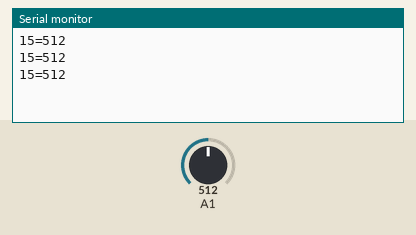
Recording of a sketch running on a simulated Arduino Uno, built with avr-gcc and run on an emulated ATmega328P. Shown: the last lines printed to the serial monitor. The inputs (shaded band) are chosen by the test bench; at power-on: A1 = 512.

Above: at 1.3 s.
1.4 s: A1 set to 716
At 1.9 s:
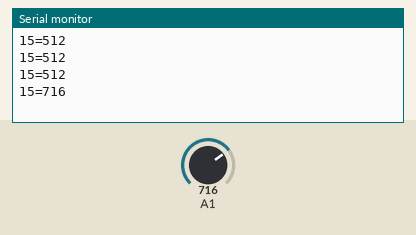
2.9 s: A1 set to 900
At 3.4 s:
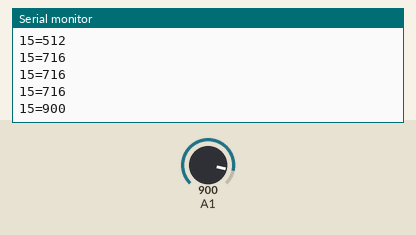
Timing chart, 0 to 5.9 s (numbered marks = the images above; inputs shaded):
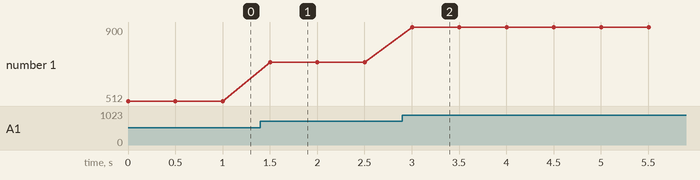

Measured:
- after the input at 1.4 s, the serial monitor: prints a new line after 0.10 s (image 1)
- after the input at 2.9 s, the serial monitor: prints a new line after 0.10 s (image 2)
- plotted number 1: 512 → 716 after the input at 1.4 s, 716 → 900 after the input at 2.9 s

The sketch:

Structs.ino
```cpp
struct Reading { int pin; int value; };
Reading take(int pin) { return Reading{pin, analogRead(pin)}; }
void report(const Reading &r);
void setup() { Serial.begin(9600); }
void loop() { report(take(A1)); delay(500); }
void report(const Reading &r) { Serial.print(r.pin); Serial.print('='); Serial.println(r.value); }
```
